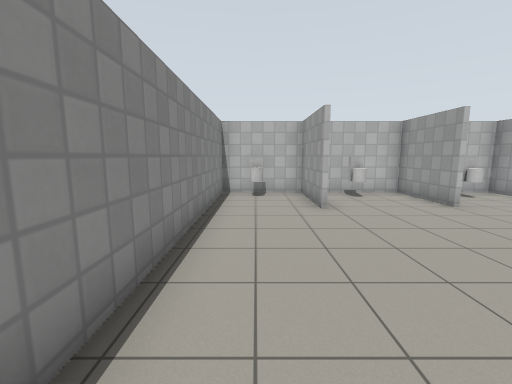
view 1 (above)

12 first-person views from a walk through a world built for the Gazebo simulator. The camera is 1.3 m above the floor, tilts 8° down and sees 90° across. The floor is counted in squares, 1 m on a side. Each view is taken from the middle of a square. On the plan, view 1 faces up. The plan holds only what a view shows up to about 12 squares ahead; the rest is blank. Simple patterns stand in for the simulator's built-in surfaces. Simple shapes stand in for some stock models.

view 2
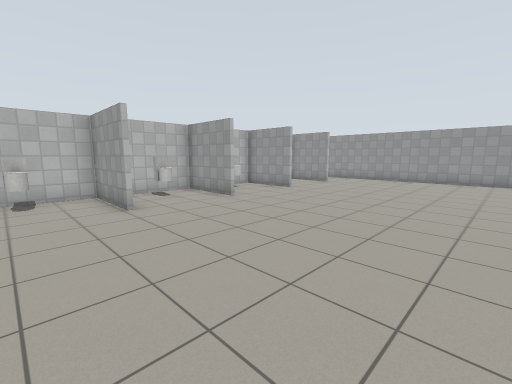

view 3
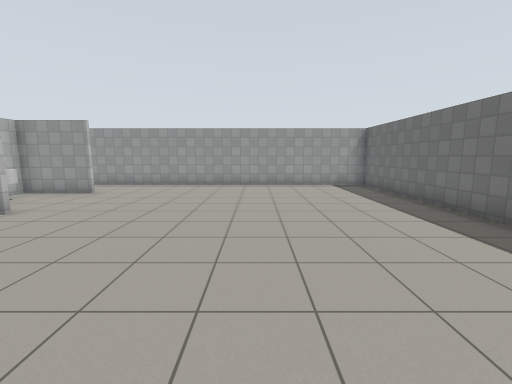

view 4
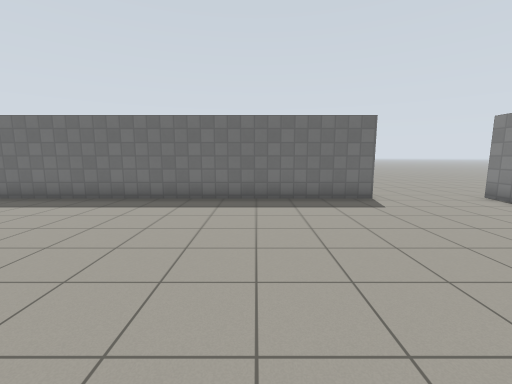

view 5
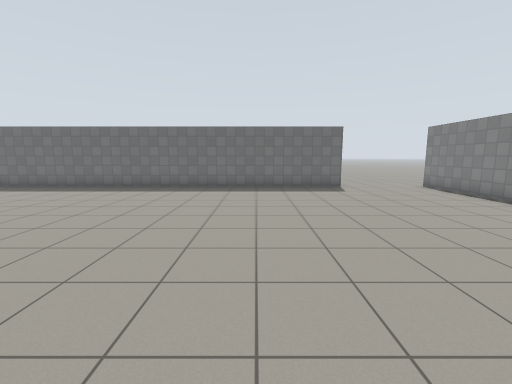

view 6
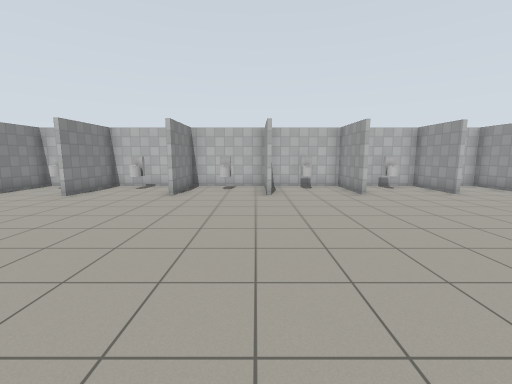

view 7
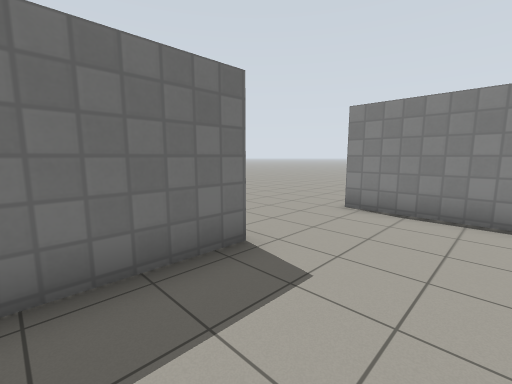

view 8
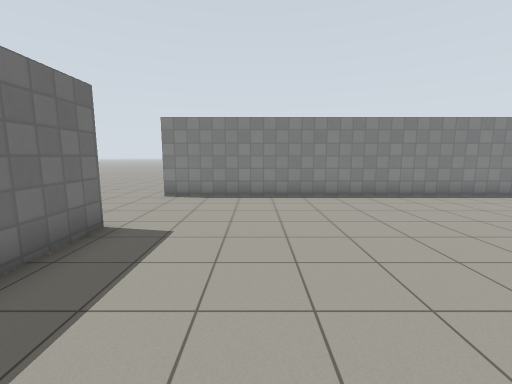

view 9
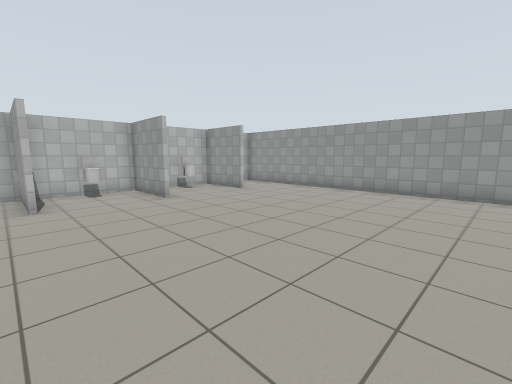

view 10
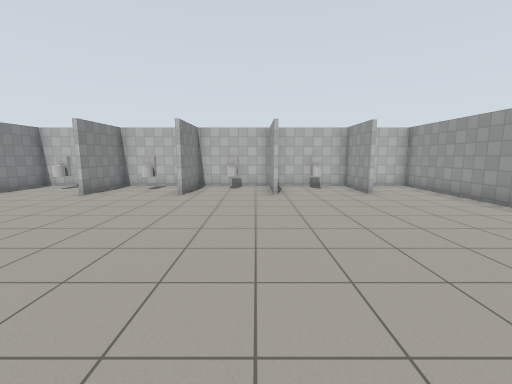

view 11
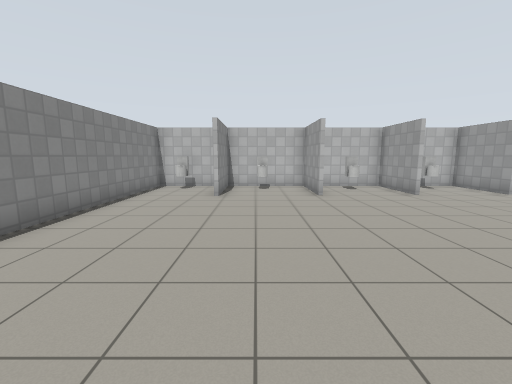

view 12
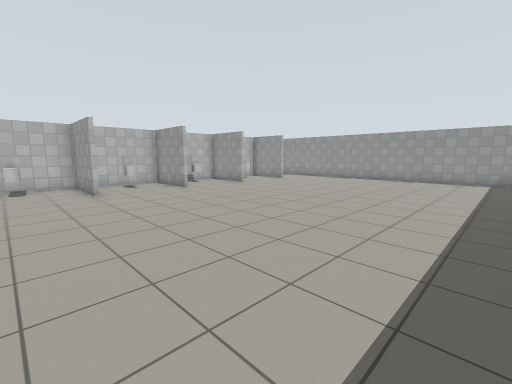

### Floor plan
Points are (right, up) in squares from view 1. A wall is a line through its corners. A room is listed if a view was taken in it or the views show most of it. See-through windows are left out.
Room 1 (views 1, 2, 3, 4, 5, 6, 7, 8, 9, 10, 11, 12)
walls: (8.4, 6.5) (8.4, 9.2); (5.1, 6.4) (5.1, 9.2); (11.6, 6.5) (11.6, 9.1) (-1.2, 9.1) (-1.2, -4); (8.5, 9.1) (8.5, 6.5); (1.6, 6.2) (1.6, 9.2); (5.2, 9.2) (5.2, 6.4); (2.4, -3.8) (17.5, -3.8) (17.5, 9.1) (11.9, 9.1); (14.9, 6.6) (14.9, 9.2); (1.8, 9.2) (1.8, 6.2)
ways out: opening at (-1, -4.5)
objects: toilet (0, 8); toilet (3, 8); toilet (7, 8); toilet (10, 8); toilet (14, 8)

Where each view was taken, in squares from view 1:
view 1: 0 up, 0 right, facing up
view 2: 0 up, 3 right, facing up-right
view 3: 1 up, 6 right, facing right
view 4: 4 up, 6 right, facing down
view 5: 7 up, 6 right, facing down
view 6: 2 down, 8 right, facing up
view 7: 1 down, 5 right, facing down-left
view 8: 1 down, 7 right, facing left
view 9: 1 down, 8 right, facing up-right
view 10: 2 down, 11 right, facing up
view 11: 2 down, 3 right, facing up
view 12: 3 down, 3 right, facing up-right
